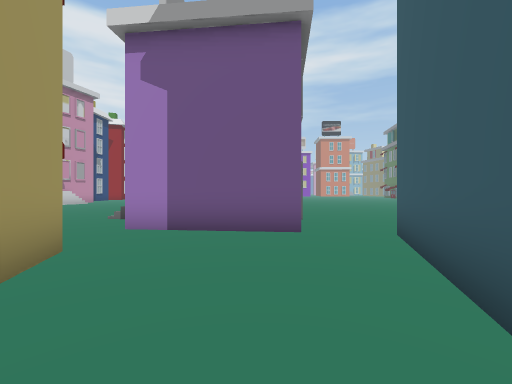
View 1 (above)

18 first-person views from a walk through a 3-D level made in the Unity game engine. The camera is 1.5 m above the floor, looks level and sees 90° across. The floor is counted in squares, 2 m on a side. Each view is taken from the middle of a square. On the plan, view 1 faces up. The plan holds only what a view shows up to about 9 squares ahead; the rest is blank. The place goes on beyond the plan. The player is left out.

View 2
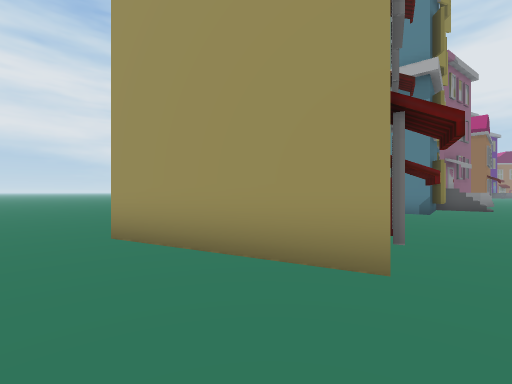

View 3
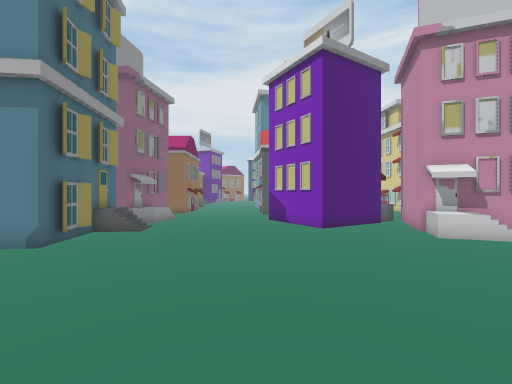

View 4
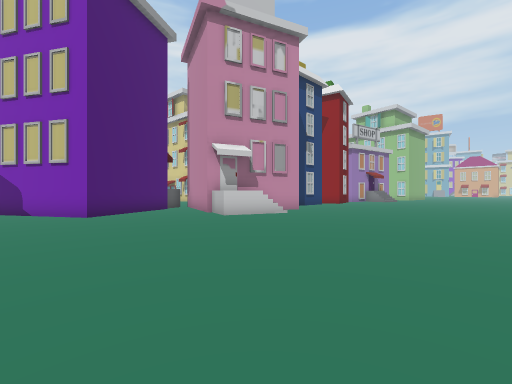

View 5
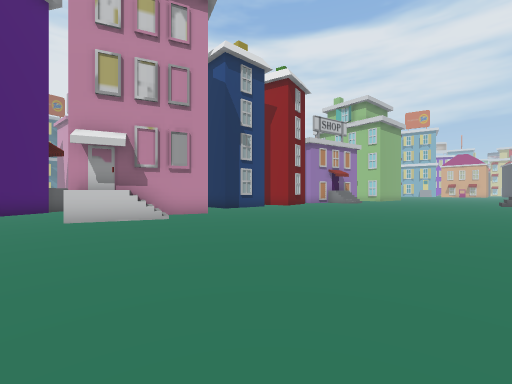

View 6
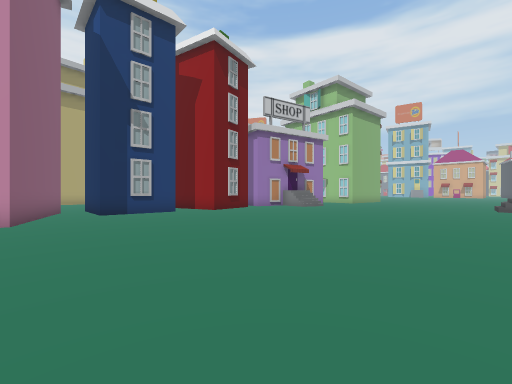

View 7
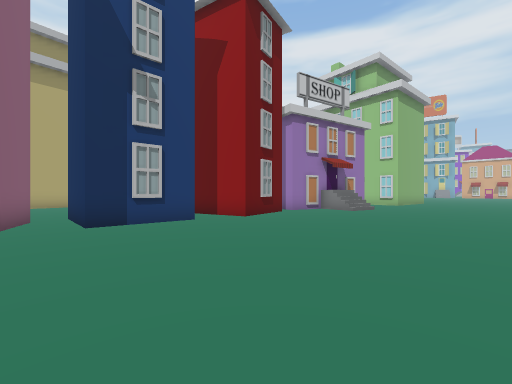

View 8
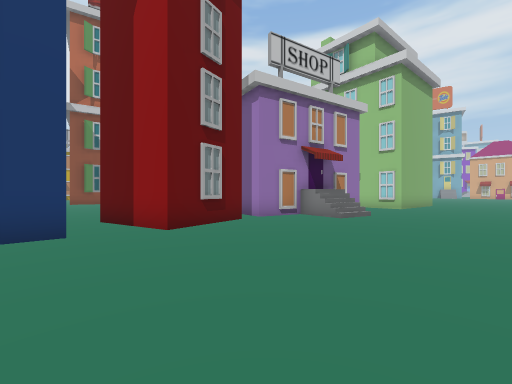

View 9
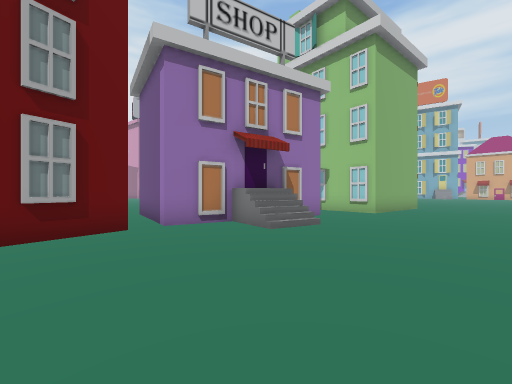

View 10
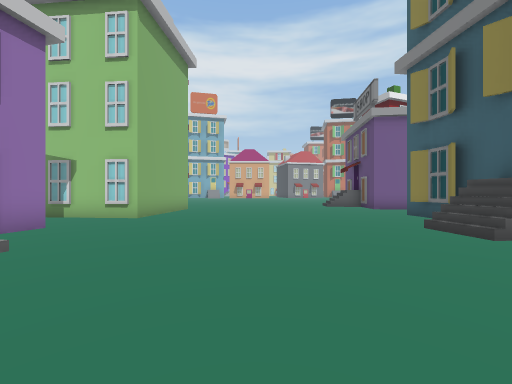

View 11
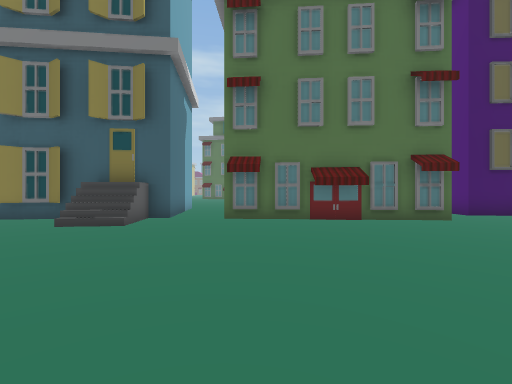

View 12
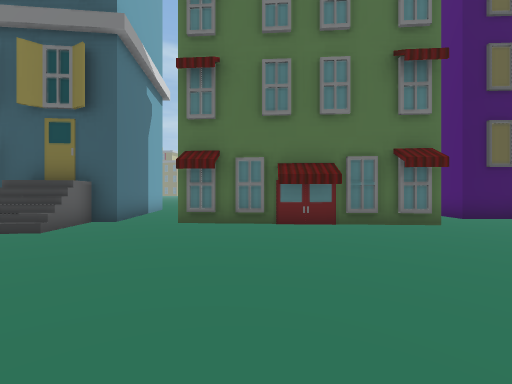

View 13
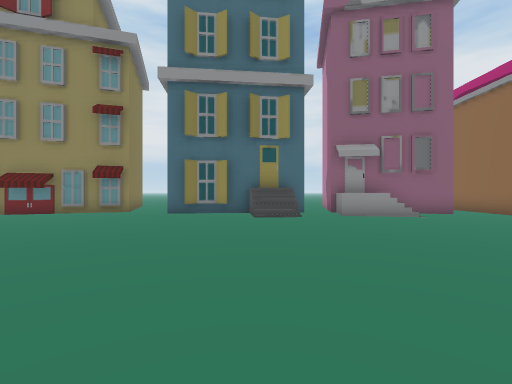

View 14
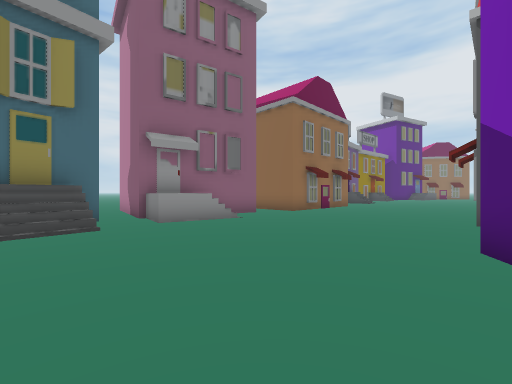

View 15
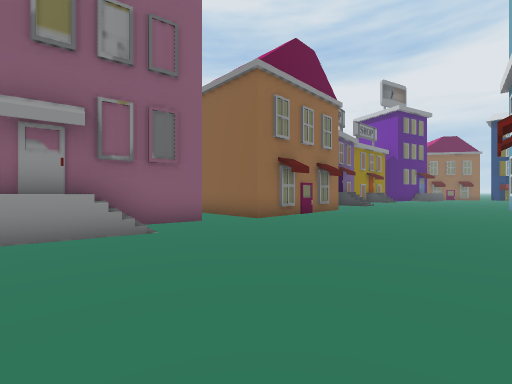

View 16
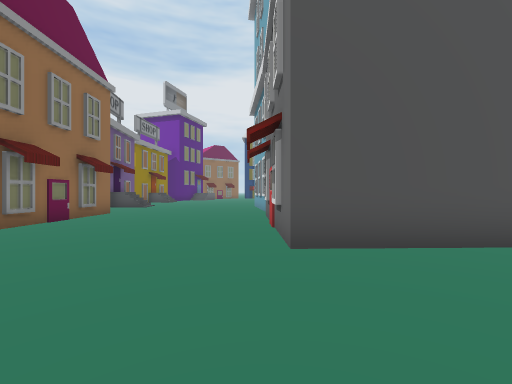

View 17
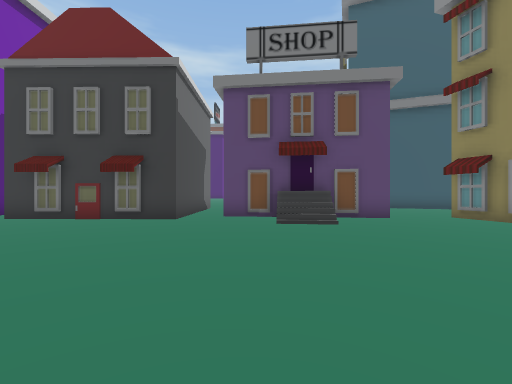

View 18
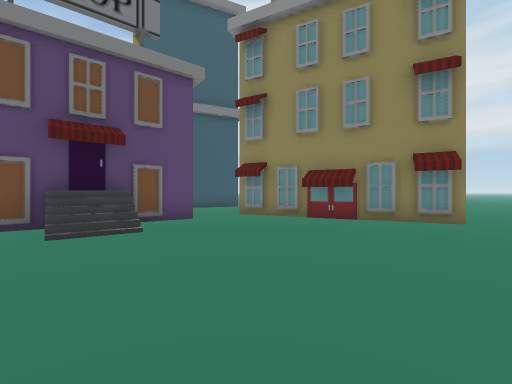

### Floor plan
Key: @ floor where view 1 was taken; # wall or solid block; x gap in a wall; . main floor; : floor 1.75 m higher than the main floor; + floor 2 m higher than the main floor; / step, stairs or slope; B building.
Columns run from 26 left of view 1 to 5 right of it. Each row starts with its distance up from view 1.
 36                .........
 35             ###........#
 34             ...........#
 33              ..........#
 32              #......../+B
 31              #......../B###
 30              B /...........
 29             ##B...........
 28           ###..........#
 27            ............B
 26              B.........#
 25             ##.........#
 24          ..##..........#
 23          ..x...........#
 22              B...........
 21              ...........##
 20            ............ #
 19            ##..........
 18             ###........
 17              ##........
 16              # /.......#
 15           B  B /.......#
 14           B...B........#
 13            #...........#
 12      #     #...........##
 11      #.    ##...........##
 10      #.. ###............#
  9      #...#..............#   ...
  8 ..B...................//B   ...
  7 ....................../BB   ...
  6 ........................#  #..
  5 ........................####./
  4 .............................#BB
  3 #B###...///.//........BB....##
  2      ..##BB.:B###..######...#
  1           #.#B  #.##    #...
  0           #.            #.@

Positions as (right, up) in squares from view 1, and headings:
1: (0, 0), facing up
2: (0, 4), facing down-left
3: (-3, 8), facing left
4: (-5, 9), facing up-left
5: (-4, 13), facing up-left
6: (-4, 18), facing up-left
7: (-7, 19), facing up-left
8: (-8, 22), facing up-left
9: (-8, 25), facing up-left
10: (-8, 27), facing up
11: (-10, 28), facing right
12: (-9, 27), facing right
13: (-13, 11), facing down
14: (-13, 9), facing down-left
15: (-16, 8), facing down-left
16: (-17, 8), facing left
17: (-10, 9), facing right
18: (-9, 9), facing down-right
